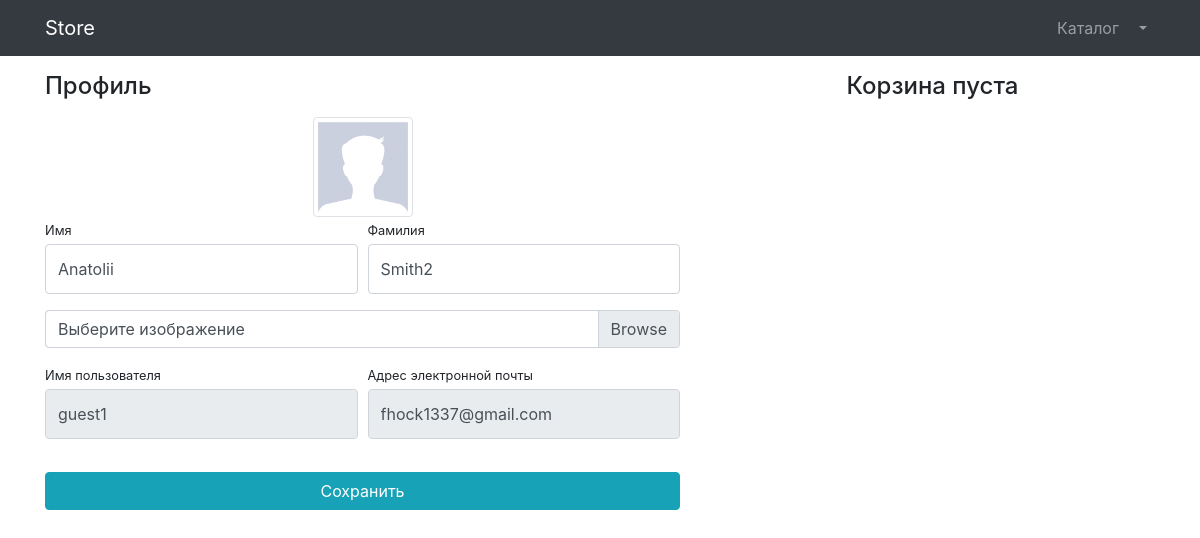
/users/profile/4/ (signed in), run on an earlier commit of the app's database.
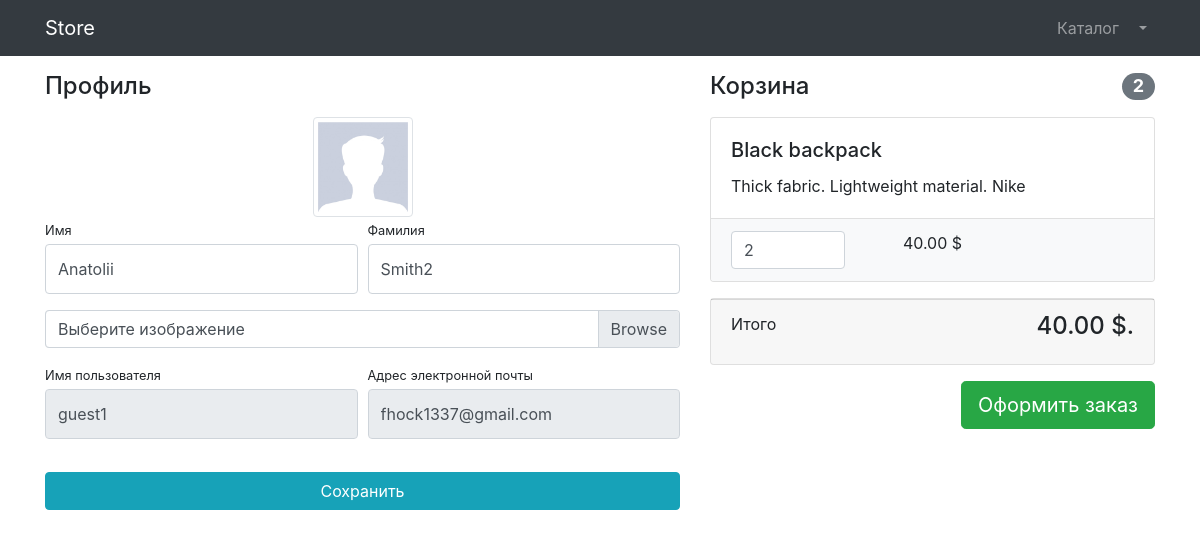
And on a later commit of the database.
### products/models.py (models this page shows, shortened)
class Basket(models.Model):
    user = models.ForeignKey(to=User, on_delete=models.CASCADE)
    product = models.ForeignKey(to=Product, on_delete=models.CASCADE)
    quantity = models.PositiveSmallIntegerField(default=0)
    created_timestamp = models.DateTimeField(auto_now_add=True)
    objects = BasketQuerySet.as_manager()
    def sum(self):
        return self.product.price * self.quantity

class Product(models.Model):
    name = models.CharField(max_length=256)
    description = models.TextField()
    price = models.DecimalField(max_digits=6, decimal_places=2)
    quantity = models.PositiveIntegerField(default=0)
    image = models.ImageField(upload_to='product_images')
    category = models.ForeignKey(to=ProductCategory, on_delete=models.CASCADE)
    class Meta:
        verbose_name = 'Product'
        verbose_name_plural = 'Products'

### users/views.py (the view, shortened to what this page needs)
# urls.py: path('profile/<int:pk>/', login_required(UserProfileView.as_view()), name='profile'),
class UserProfileView(TitleMixin, UpdateView):
    model = User
    form_class = UserProfileForm
    template_name = 'users/profile.html'
    success_url = reverse_lazy('users:profile')
    title = 'Store - Profile'
    def get_context_data(self, **kwargs):
        context = super(UserProfileView, self).get_context_data()
        context['baskets'] = Basket.objects.filter(user=self.object)
        return context

### users/forms.py
class UserProfileForm(UserChangeForm):
    first_name = forms.CharField(widget=forms.TextInput(attrs={'class': 'form-control py-4'}))
    last_name = forms.CharField(widget=forms.TextInput(attrs={'class': 'form-control py-4'}))
    image = forms.ImageField(widget=forms.FileInput(attrs={'class': 'custom-file-label'}), required=False)
    username = forms.CharField(widget=forms.TextInput(attrs={'class': 'form-control py-4', 'readonly': True}))
    email = forms.EmailField(widget=forms.EmailInput(attrs={'class': 'form-control py-4', 'readonly': True}))
    class Meta:
        model = User
        fields = ('first_name', 'last_name', 'image', 'username', 'email')

### common/views.py (called while the page is built)
    def get_context_data(self, **kwargs):
        context = super(TitleMixin, self).get_context_data(**kwargs)
        context['title'] = self.title
        return context

### products/context_processors.py (called while the page is built)
def baskets(request):
    user = request.user
    return {'baskets': Basket.objects.filter(user=user) if user.is_authenticated else []}

### products/models.py (called while the page is built)
    def total_sum(self):
        return sum(basket.sum() for basket in self)

    def total_quantity(self):
        return sum(basket.quantity for basket in self)

### users/templates/users/profile.html (shortened to what this page needs)
{% extends 'products/base.html' %}
{% load static %}
{% block style %}
    <link href="{% static '/vendor/css/profile.css' %}" rel="stylesheet">
{% endblock %}
{% block content %}
    <div class="container">
    <div class="row">
        <div class="col-lg-7">
            <h4 class="mt-3 mb-3">Профиль</h4>
            <div class="col-lg-12 text-center">
                <img width="100" height="100"
                     src="{% if user.image %} {{ user.image.url }}
                     {% else %}
                     {% static 'vendor/img/users/default_avatar.jpg' %}
                     {% endif %}"
                     class="img-thumbnail">
            </div>
            <form action="{% url 'users:profile' user.id %}" method="post" enctype="multipart/form-data">
                <div class="form-row">
                    <div class="col-lg-6">
                        <div class="form-group">
                            <label class="small mb-1" for="{{ form.first_name.id_for_label }}">Имя</label>
                            {{ form.first_name }}
                        </div>
                    </div>
                    <div class="col-lg-6">
                        <div class="form-group">
                            <label class="small mb-1" for="{{ form.last_name.id_for_label }}">Фамилия</label>
                            {{ form.last_name }}
                        </div>
                    </div>
                </div>
                <div class="form-row mb-2">
                    <div class="col-lg-12">
                        <div class="custom-file">
                            <label class="custom-file-label" for="{{ form.image.id_for_label }}">
                                Выберите изображение
                            </label>
                        </div>
                    </div>
                </div>
                <div class="form-row">
                    <div class="col-lg-6">
                        <label class="small mb-1" for="{{ form.username.id_for_label }}">Имя пользователя</label>
                        {{ form.username }}
                    </div>
                    <div class="col-lg-6">
                        <label class="small mb-1" for="{{ form.email.id_for_label }}">Адрес электронной
                            почты</label>
                        {{ form.email }}
                    </div>
                </div>
                <div class="form-row">
                    <div class="col-lg-12" style="margin-top: 33px;">
                        <input class="btn btn-info btn-block" type="submit" value="Сохранить">
                    </div>
                </div>
            </form>
        </div>
        <div class="col-lg-5">
            {% include 'products/baskets.html' %}
        </div>
    </div>
</div>
{% endblock %}

### products/templates/products/baskets.html (shortened to what this page needs)
{% if baskets %}
    <h4 class="mt-3 mb-3 d-flex justify-content-between align-items-center mb-3">
        Корзина <span class="badge badge-secondary badge-pill">{{ baskets.total_quantity }}</span>
    </h4>
    {% for basket in baskets %}
    <div class="card mb-3">
        <div class="card-body">
            <h5 class="card-title">{{ basket.product.name }}</h5>
            <p class="card-text">{{ basket.product.description }}</p>
        </div>
        <ul class="list-group list-group-flush">
            <li class="list-group-item bg-light">
                <div class="row text-center">
                    <div class="col-lg-4">
                        <input name="basketID" type="number" class="form-control"
                               value={{ basket.quantity }} min="0">
                    </div>
                    <div class="col-lg-4">{{ basket.sum}} $</div>
                    <div class="col-lg-4">
                    </div>
                </div>
            </li>
        </ul>
    </div>
    {% endfor %}
    <div class="card mb-3">
        <div class="card-footer">
            <p class="float-left">Итого</p>
            <h4 class="float-right">{{ baskets.total_sum }} $.</h4>
        </div>
    </div>
    <a class="btn btn-success btn-lg float-right" href="../orders/order-create.html">
        Оформить заказ
    </a>
{% else %}
    <h4 class="mt-3 mb-3 text-center">
        Корзина пуста
    </h4>
{% endif %}

What changed in the data, as far as the page shows it:
added Basket: total_quantity "2", product.name "Black backpack", product.description "Thick fabric. Lightweight material. Nike", basketID "2", sum "40.00", total_sum "40.00"
Also different on the page:
text no longer shown: "Корзина пуста"
text now shown: "Корзина Итого $. Оформить заказ"
